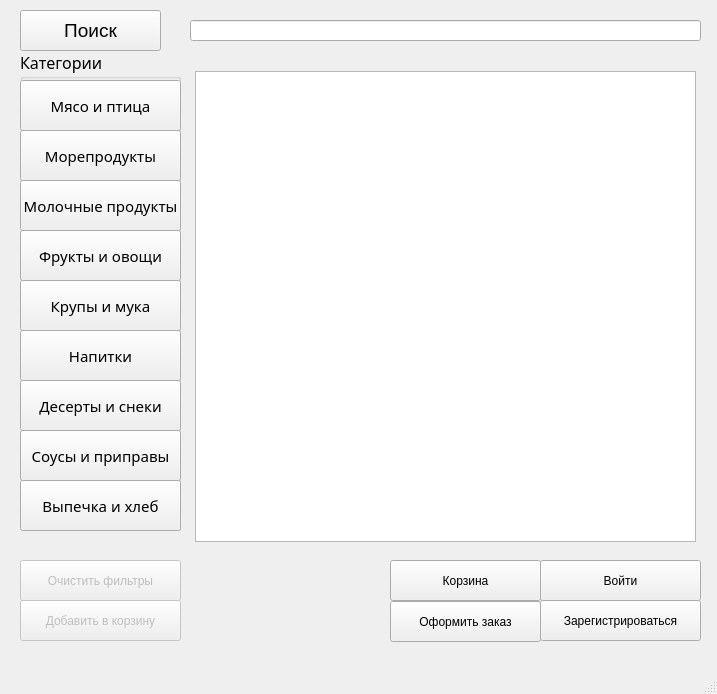
<?xml version="1.0" encoding="UTF-8"?>
<ui version="4.0">
 <class>MainWindow</class>
 <widget class="QMainWindow" name="MainWindow">
  <property name="geometry">
   <rect>
    <x>0</x>
    <y>0</y>
    <width>717</width>
    <height>694</height>
   </rect>
  </property>
  <property name="windowTitle">
   <string>MainWindow</string>
  </property>
  <widget class="QWidget" name="centralwidget">
   <widget class="QPushButton" name="pushButton_7">
    <property name="geometry">
     <rect>
      <x>20</x>
      <y>10</y>
      <width>141</width>
      <height>41</height>
     </rect>
    </property>
    <property name="font">
     <font>
      <family>Helvetica</family>
      <pointsize>14</pointsize>
     </font>
    </property>
    <property name="text">
     <string>Поиск</string>
    </property>
   </widget>
   <widget class="QLineEdit" name="lineEdit">
    <property name="geometry">
     <rect>
      <x>190</x>
      <y>20</y>
      <width>511</width>
      <height>21</height>
     </rect>
    </property>
   </widget>
   <widget class="QGroupBox" name="groupBox">
    <property name="geometry">
     <rect>
      <x>20</x>
      <y>50</y>
      <width>161</width>
      <height>481</height>
     </rect>
    </property>
    <property name="font">
     <font>
      <family>PT Sans</family>
      <pointsize>12</pointsize>
     </font>
    </property>
    <property name="title">
     <string>Категории</string>
    </property>
    <property name="flat">
     <bool>false</bool>
    </property>
    <widget class="QPushButton" name="pushButton_2">
     <property name="geometry">
      <rect>
       <x>0</x>
       <y>30</y>
       <width>161</width>
       <height>51</height>
      </rect>
     </property>
     <property name="font">
      <font>
       <family>.SF NS Text</family>
       <pointsize>11</pointsize>
      </font>
     </property>
     <property name="text">
      <string>Мясо и птица</string>
     </property>
    </widget>
    <widget class="QPushButton" name="pushButton_3">
     <property name="geometry">
      <rect>
       <x>0</x>
       <y>130</y>
       <width>161</width>
       <height>51</height>
      </rect>
     </property>
     <property name="font">
      <font>
       <family>.SF NS Text</family>
       <pointsize>11</pointsize>
      </font>
     </property>
     <property name="text">
      <string>Молочные продукты</string>
     </property>
    </widget>
    <widget class="QPushButton" name="pushButton_4">
     <property name="geometry">
      <rect>
       <x>0</x>
       <y>180</y>
       <width>161</width>
       <height>51</height>
      </rect>
     </property>
     <property name="font">
      <font>
       <family>.SF NS Text</family>
       <pointsize>11</pointsize>
      </font>
     </property>
     <property name="text">
      <string>Фрукты и овощи</string>
     </property>
    </widget>
    <widget class="QPushButton" name="pushButton_5">
     <property name="geometry">
      <rect>
       <x>0</x>
       <y>230</y>
       <width>161</width>
       <height>51</height>
      </rect>
     </property>
     <property name="font">
      <font>
       <family>.SF NS Text</family>
       <pointsize>11</pointsize>
      </font>
     </property>
     <property name="text">
      <string>Крупы и мука</string>
     </property>
    </widget>
    <widget class="QPushButton" name="pushButton">
     <property name="geometry">
      <rect>
       <x>0</x>
       <y>280</y>
       <width>161</width>
       <height>51</height>
      </rect>
     </property>
     <property name="font">
      <font>
       <family>.SF NS Text</family>
       <pointsize>11</pointsize>
      </font>
     </property>
     <property name="text">
      <string>Напитки</string>
     </property>
    </widget>
    <widget class="QPushButton" name="pushButton_6">
     <property name="geometry">
      <rect>
       <x>0</x>
       <y>330</y>
       <width>161</width>
       <height>51</height>
      </rect>
     </property>
     <property name="font">
      <font>
       <family>.SF NS Text</family>
       <pointsize>11</pointsize>
      </font>
     </property>
     <property name="text">
      <string>Десерты и снеки</string>
     </property>
    </widget>
    <widget class="QPushButton" name="pushButton_10">
     <property name="geometry">
      <rect>
       <x>0</x>
       <y>380</y>
       <width>161</width>
       <height>51</height>
      </rect>
     </property>
     <property name="font">
      <font>
       <family>.SF NS Text</family>
       <pointsize>11</pointsize>
      </font>
     </property>
     <property name="text">
      <string>Соусы и приправы</string>
     </property>
    </widget>
    <widget class="QPushButton" name="pushButton_11">
     <property name="geometry">
      <rect>
       <x>0</x>
       <y>80</y>
       <width>161</width>
       <height>51</height>
      </rect>
     </property>
     <property name="font">
      <font>
       <family>.SF NS Text</family>
       <pointsize>11</pointsize>
      </font>
     </property>
     <property name="text">
      <string>Морепродукты</string>
     </property>
    </widget>
    <widget class="QPushButton" name="pushButton_13">
     <property name="geometry">
      <rect>
       <x>0</x>
       <y>430</y>
       <width>161</width>
       <height>51</height>
      </rect>
     </property>
     <property name="font">
      <font>
       <family>.SF NS Text</family>
       <pointsize>11</pointsize>
      </font>
     </property>
     <property name="text">
      <string>Выпечка и хлеб</string>
     </property>
    </widget>
   </widget>
   <widget class="QPushButton" name="pushButton_8">
    <property name="geometry">
     <rect>
      <x>540</x>
      <y>560</y>
      <width>161</width>
      <height>41</height>
     </rect>
    </property>
    <property name="text">
     <string>Войти</string>
    </property>
   </widget>
   <widget class="QPushButton" name="pushButton_9">
    <property name="geometry">
     <rect>
      <x>540</x>
      <y>600</y>
      <width>161</width>
      <height>41</height>
     </rect>
    </property>
    <property name="text">
     <string>Зарегистрироваться</string>
    </property>
   </widget>
   <widget class="QPushButton" name="pushButton_12">
    <property name="enabled">
     <bool>false</bool>
    </property>
    <property name="geometry">
     <rect>
      <x>20</x>
      <y>600</y>
      <width>161</width>
      <height>41</height>
     </rect>
    </property>
    <property name="text">
     <string>Добавить в корзину</string>
    </property>
   </widget>
   <widget class="QPushButton" name="pushButton_14">
    <property name="enabled">
     <bool>false</bool>
    </property>
    <property name="geometry">
     <rect>
      <x>20</x>
      <y>560</y>
      <width>161</width>
      <height>41</height>
     </rect>
    </property>
    <property name="text">
     <string>Очистить фильтры</string>
    </property>
   </widget>
   <widget class="QPushButton" name="pushButton_15">
    <property name="geometry">
     <rect>
      <x>390</x>
      <y>560</y>
      <width>151</width>
      <height>41</height>
     </rect>
    </property>
    <property name="text">
     <string>Корзина</string>
    </property>
   </widget>
   <widget class="QPushButton" name="pushButton_16">
    <property name="geometry">
     <rect>
      <x>390</x>
      <y>601</y>
      <width>151</width>
      <height>41</height>
     </rect>
    </property>
    <property name="text">
     <string>Оформить заказ</string>
    </property>
   </widget>
   <widget class="QTableWidget" name="tableWidget">
    <property name="geometry">
     <rect>
      <x>195</x>
      <y>71</y>
      <width>501</width>
      <height>471</height>
     </rect>
    </property>
   </widget>
  </widget>
  <widget class="QMenuBar" name="menubar">
   <property name="geometry">
    <rect>
     <x>0</x>
     <y>0</y>
     <width>717</width>
     <height>22</height>
    </rect>
   </property>
  </widget>
  <widget class="QStatusBar" name="statusbar"/>
 </widget>
 <resources/>
 <connections/>
</ui>
